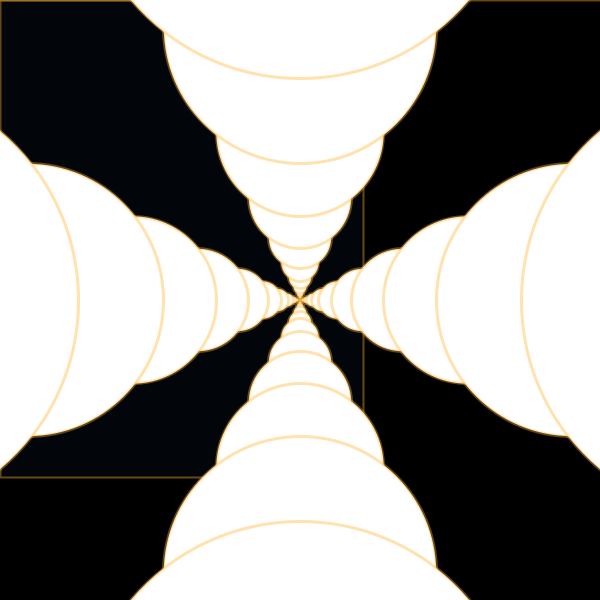
Frame 1 (no input)
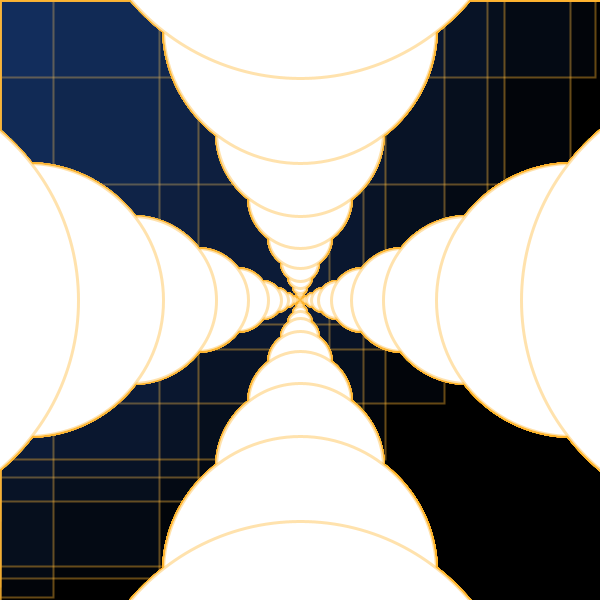
Frame 60 (the mouse pressed at the canvas centre just before this capture)
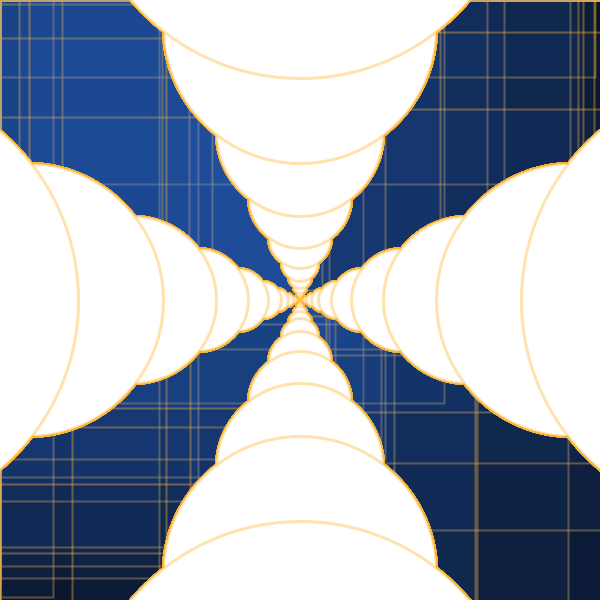
Frame 120 (the mouse held since frame 60 and released just before this capture)

The Processing sketch that drew these frames (run headless with seeded random() and noise(); from frame 60 on, the mouse is pressed at the canvas centre):

// Processing sketch: processing_133064
// ── processing_133064.pde


void setup() {
  size (600, 600);
  background(0, 0, 0);
}

void draw() {

  pushMatrix();

  for ( int z=0; z<360; z=z+180) {

    float a=random(-z, z);
    float thetaY=width*sin(radians(a));
    float thetaX=height*cos(radians(a));

    stroke(#FFB62E, 100);
    strokeWeight(2);
    fill(#2E8AFF, 10);

    float centerX=mouseX;
    float centerY=mouseY;

    rect(centerX, centerY, thetaX, thetaY);
  }
  popMatrix();

  translate(width/2, height/2);
  fill(255, 255, 255);

  for ( float a=1; a<width; a=(a+1)*1.618) {

    strokeWeight(3);
    ellipse(a, 0, a, a);
    ellipse(0, -a, a, a);
    ellipse(-a, 0, a, a);
    ellipse(0, a, a, a);
  }
}
